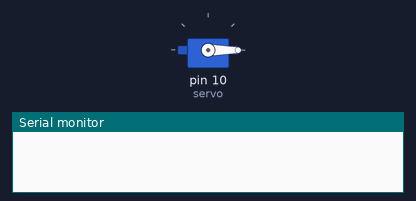
Bench run of a sketch on a simulated Arduino Uno, built with avr-gcc and run on an emulated ATmega328P. Parts: servo, the last lines printed to the serial monitor.

Above: at 0.1 s.
At 2.2 s:
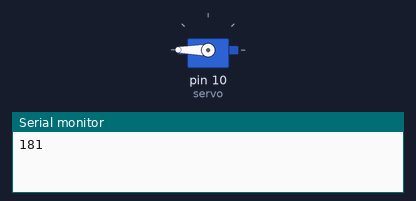
Timing chart, 0 to 3.7 s (numbered marks = the images above):
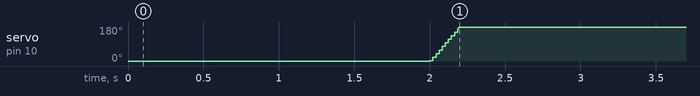

The sketch:

sketch_aug07b.ino
```cpp
#include <Servo.h>
#include <Adafruit_MotorShield.h>
#include <stdio.h>
// Create the motor shield object with the default I2C address
Adafruit_MotorShield AFMS = Adafruit_MotorShield();
// Or, create it with a different I2C address (say for stacking)
// Adafruit_MotorShield AFMS = Adafruit_MotorShield(0x61);

Servo servo;
const int IR = 1;
int head;
int pos = 0;
int timer;

void setup() {

  servo.attach(10);
  Serial.begin(9600);           // set up Serial library at 9600 bps
//  Serial.println("Startup");
//  delay(1000);
//  Serial.println("Re-centering servo");
  pos = 0;
  servo.write(pos);
  delay(2000);
//  Serial.println("Adjust IR sensor");
//  delay (3000);
//  Serial.print("Confirming position:");
//  Serial.println(servo.read());
//  delay(1000);
//  Serial.println("Startup complete");
//  delay (3000);
  // Attach a servo to pin #10


}

int i;
void loop() {
  if (servo.read() == 0){
    for (pos = 0; pos <= 180; pos += 1) { // goes from 0 degrees to 180 degrees
      servo.write(pos);              // tell servo to go to position in variable 'pos'
      timer += 1;
      delay(1);
    }
  Serial.print(timer);

}
}
```

Measured:
- by itself, servo on pin 10 (servo): moves from 0° to 180° over 0.19 s
